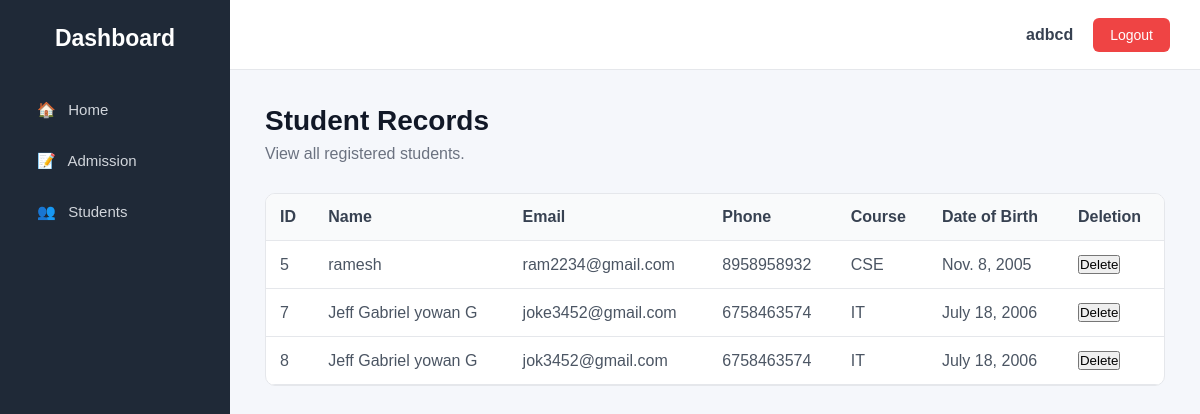
The app's page /Students/ (signed in) with its own data.
### Students/models.py (models this page shows, shortened)
class admission(models.Model):
    name = models.CharField(max_length=100)
    email = models.EmailField(unique=True)
    phone_number = models.CharField(max_length=15)
    course = models.CharField(max_length=100)
    date_of_birth = models.DateField()
    address = models.TextField()

### Students/views.py (the view)
# urls.py: path("Students/", views.stu_details, name="stu_details"),
@login_required
def stu_details(request):
    admissions = admission.objects.all()
    return render(request, "stu_details.html", {
        "admissions": admissions
    })

### Students/templates/stu_details.html (shortened to what this page needs)
{% extends "base.html" %}
{% block content %}
<h1 class="page-title">
    Student Records
</h1>
<p class="page-subtitle">
    View all registered students.
</p>
<div class="table-container">
    <table>
        <thead>
            <tr>
                <th>ID</th>
                <th>Name</th>
                <th>Email</th>
                <th>Phone</th>
                <th>Course</th>
                <th>Date of Birth</th>
                <th>Deletion</th>
            </tr>
        </thead>
        <tbody>
            {% for student in admissions %}
            <tr>
                <td>
                    {{ student.id }}
                </td>
                <td>
                    {{ student.name }}
                </td>
                <td>
                    {{ student.email }}
                </td>
                <td>
                    {{ student.phone_number }}
                </td>
                <td>
                    {{ student.course }}
                </td>
                <td>
                    {{ student.date_of_birth }}
                </td>
                <td>
                    <form method="POST" action="{% url 'delete_student' student.id %}">
                        <button type="submit"
                        onclick="return confirm('are you sure you want to delete ?')"
                        >Delete</button>
                    </form>
            </tr>
            {% empty %}
            <tr>
                <td colspan="6" style="text-align: center;">
                    No students found.
                </td>
            </tr>
            {% endfor %}
        </tbody>
    </table>
</div>
{% endblock %}

### Students/templates/base.html (shortened to what this page needs)
<!DOCTYPE html>
<html lang="en">
<head>
</head>
<body>
    <div class="sidebar">
        <div class="sidebar-title">
            Dashboard
        </div>
        <a href="{% url 'home' %}">
            🏠 &nbsp; Home
        </a>
        <a href="{% url 'admission_form' %}">
            📝 &nbsp; Admission
        </a>
        <a href="{% url 'stu_details' %}">
            👥 &nbsp; Students
        </a>
    </div>
    <div class="main">
        <div class="topbar">
            <div class="username">
                {{ request.user.username }}
            </div>
            <form action="{% url 'logout' %}" method="post">
                <button type="submit" class="logout-button">
                    Logout
                </button>
            </form>
        </div>
        <div class="content">
            {% block content %}
            {% endblock %}
        </div>
    </div>
</body>
</html>

### Students/templates/base.html (style rules this page uses)
* { margin: 0; padding: 0; box-sizing: border-box; }
body { font-family: Arial, Helvetica, sans-serif; background-color: #f5f7fb; color: #222; }
.sidebar { position: fixed; left: 0; top: 0; width: 230px; height: 100vh; background-color: #1f2937; color: white; padding-top: 25px; }
.sidebar-title { text-align: center; font-size: 23px; font-weight: bold; margin-bottom: 35px; }
.sidebar a { display: block; color: #d1d5db; text-decoration: none; padding: 14px 25px; margin: 5px 12px; border-radius: 7px; font-size: 15px; transition: 0.2s; }
.main { margin-left: 230px; min-height: 100vh; }
.topbar { height: 70px; background-color: white; display: flex; align-items: center; justify-content: flex-end; gap: 20px; padding: 0 30px; border-bottom: 1px solid #e5e7eb; }
.username { font-weight: 600; color: #374151; }
.logout-button { border: none; background-color: #ef4444; color: white; padding: 9px 17px; border-radius: 6px; cursor: pointer; font-size: 14px; transition: 0.2s; }
.content { padding: 35px; }
.page-title { font-size: 28px; margin-bottom: 8px; color: #111827; }
.page-subtitle { color: #6b7280; margin-bottom: 30px; }
.table-container { background-color: white; border-radius: 10px; border: 1px solid #e5e7eb; overflow: hidden; }
table { width: 100%; border-collapse: collapse; }
th { background-color: #f9fafb; color: #374151; font-weight: 600; text-align: left; padding: 14px; border-bottom: 1px solid #e5e7eb; }
td { padding: 14px; border-bottom: 1px solid #e5e7eb; color: #4b5563; }

### records on screen
admission: id "5", name "ramesh", email "ram2234@gmail.com", phone_number "8958958932", course "CSE", date_of_birth "Nov. 8, 2005"
admission: id "7", name "Jeff Gabriel yowan G", email "joke3452@gmail.com", phone_number "6758463574", course "IT", date_of_birth "July 18, 2006"
admission: id "8", name "Jeff Gabriel yowan G", email "jok3452@gmail.com", phone_number "6758463574", course "IT", date_of_birth "July 18, 2006"

### other values on screen
{{ request.user.username }} "adbcd"
